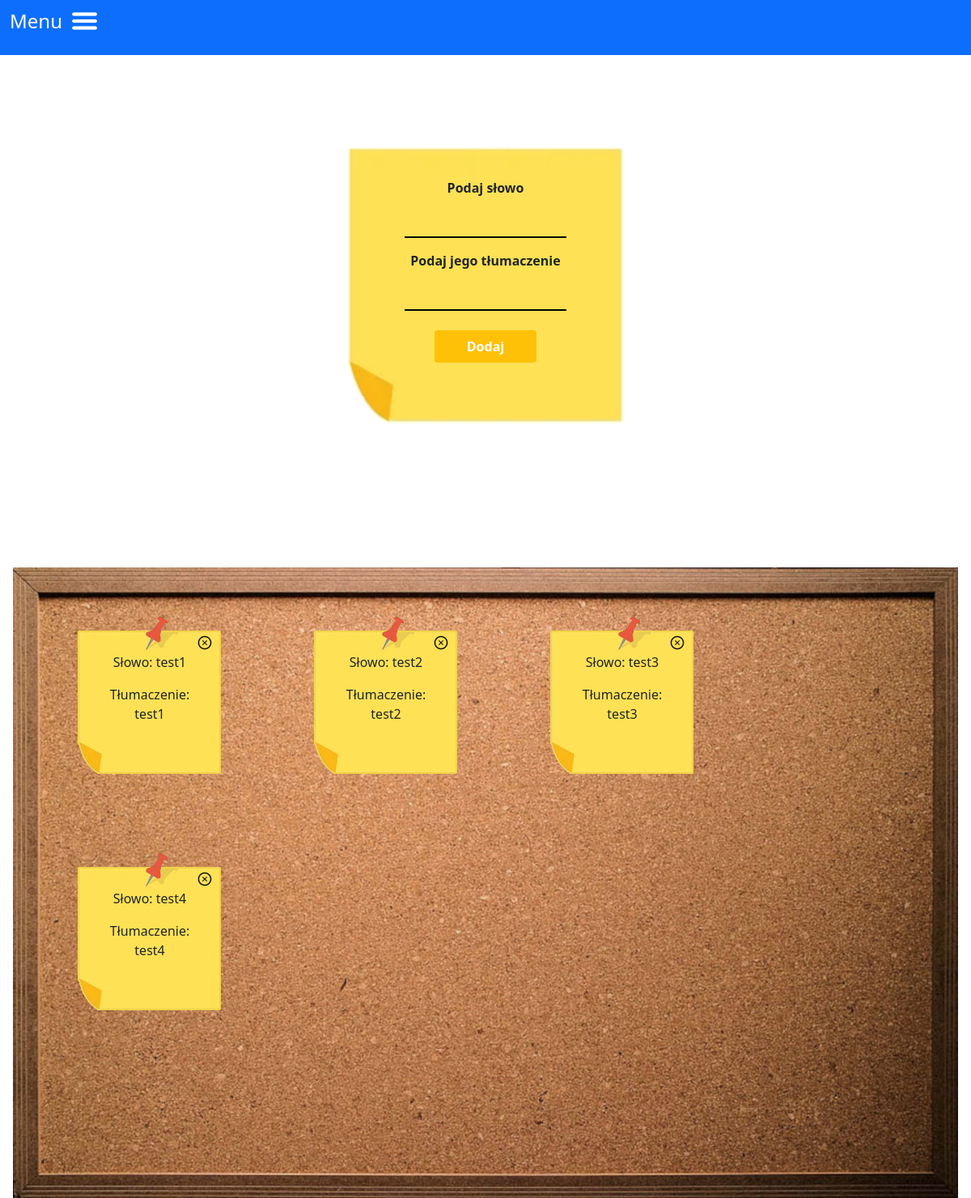
The page /group/3 (signed in) on the database its author committed.
### swbo/models.py (models this page shows)
class cards(db.Model):
    id = db.Column("id", db.Integer, primary_key=True)
    word = db.Column(db.String(60))
    translation = db.Column(db.String(60))
    group_id = db.Column(db.Integer, db.ForeignKey("groups.id"))

### swbo/collection/routes.py (the view)
@collection.route("/group/<group>", methods=["GET", "POST"])
def group_page(group):
    if "logged_in" not in session:
        return redirect(url_for("user.login_page"))
    if request.method == "POST":
        word = request.form["word"]
        translation = request.form["translation"]
        if word == "" or translation == "":
            if word == '':
                session['form_error'] = "word"
            else:
                session['form_error'] = "translation"
        else:
            new_card = cards(word=word, translation=translation, group_id=group)
            db.session.add(new_card)
            db.session.commit()
        return redirect(url_for("collection.group_page", group=group))
    else:
        group_cards = cards.query.filter_by(group_id=group).all()
        if 'form_error' in session:
            error = session['form_error']
            flash("To pole nie może być puste")
            session.pop('form_error')
        else:
            error = ''
        group_name = groups.query.filter_by(id=group).first().name
        return render_template("group.html", group=group, error=error, cards=group_cards, group_name=group_name)

### swbo/templates/group.html (shortened to what this page needs)
{% extends "base.html" %}
{% block content %}
<div class="group">
    <form action="#" method="post">
      <img src="{{url_for('static', filename='images/sticky_notes1.png')}}" class="card-img"/>
      <div class="form-body">
        <div class="form-group mt-3">
            <label for="form-word"
                >
                Podaj słowo</label>
            <input type="text"
               {% if error == 'word' %}
                    class="form-control border border-danger transparent-input w-50 text-center"
               {% else %}
                    class="form-control transparent-input w-50 text-center"
               {% endif %}
               id="form-word" name="word">
          </div>
          <div class="form-group mt-3">
            <label for="passwordInput"
              >Podaj jego tłumaczenie</label>
            <input
                type="text"
                {% if error == 'translation' %}
                    class="form-control border border-danger transparent-input w-50 text-center"
                {% else %}
                    class="form-control transparent-input w-50 text-center"
                {% endif %}
                id="passwordInput"
                name="translation"
              >
          </div>
                <button type="submit" class="btn btn-primary mt-3">Dodaj</button>
        </div>
    </form>
</div>
    <div class="board">
    <img src="{{url_for('static', filename='images/pin_board.jpg')}}" class="board-img"/>
    {% if cards %}
         <div class="row justify-content-start flex-wrap">
            {% for card in cards %}
            <div class="p-0 m-3 position-relative board-card">
                <a class="position-absolute text-decoration-none text-dark board-card-close" href="/delete_card/{{card.id}}">
                    <img src="{{url_for('static', filename='images/close_icon.png')}}"/>
                </a>
                <img src="{{url_for('static', filename='images/sticky_note.png')}}"/>
                <div class="position-absolute text-center board-card-text">
                    <p>Słowo: {{card.word}} </p>
                    <p>Tłumaczenie: {{card.translation}}</p>
                </div>
            </div>
            {% endfor %}
        </div>
    {% endif %}
    </div>
</div>
{% endblock %}

### swbo/static/styles/style.css (style rules this page uses)
.transparent-input { background: transparent; border: none; border-bottom: 2px solid black; border-radius: 0; width: 70%; margin: 0 auto; }
.group form { max-width: unset; width: fit-content; text-align: center; margin: 0 auto; margin-bottom: 5%; position: relative; }
.group form label { margin-bottom: 3%; }
.btn-primary { font-weight: 600!important; }
.group .card-img { width: 500px; max-width: 100%; z-index: 2; position: relative; }
.group .form-body { z-index: 5; position: relative; font-weight: 600; width: 80%; position: absolute; top: 24%; left: 50%; transform: translateX(-50%); }
.group form button { z-index: 5; padding: 2% 10%; position: relative; background-color: #ffc107; border: none; margin-top: 1.5rem !important; }
.board .row.flex-wrap { padding: 1% 3%; }
.board { margin-top: 10%; position: relative; }
.board-card { width: fit-content!important; position: relative; }
.board-card img { width: 100% }
.board-card-text { left: 50%; top: 30%; transform: translateX(-50%); }
.board-card-close { right: 20%; top: 20% ; }

### rows shown on the page
cards: word "test1", translation "test1"
cards: word "test2", translation "test2"
cards: word "test3", translation "test3"
cards: word "test4", translation "test4"
